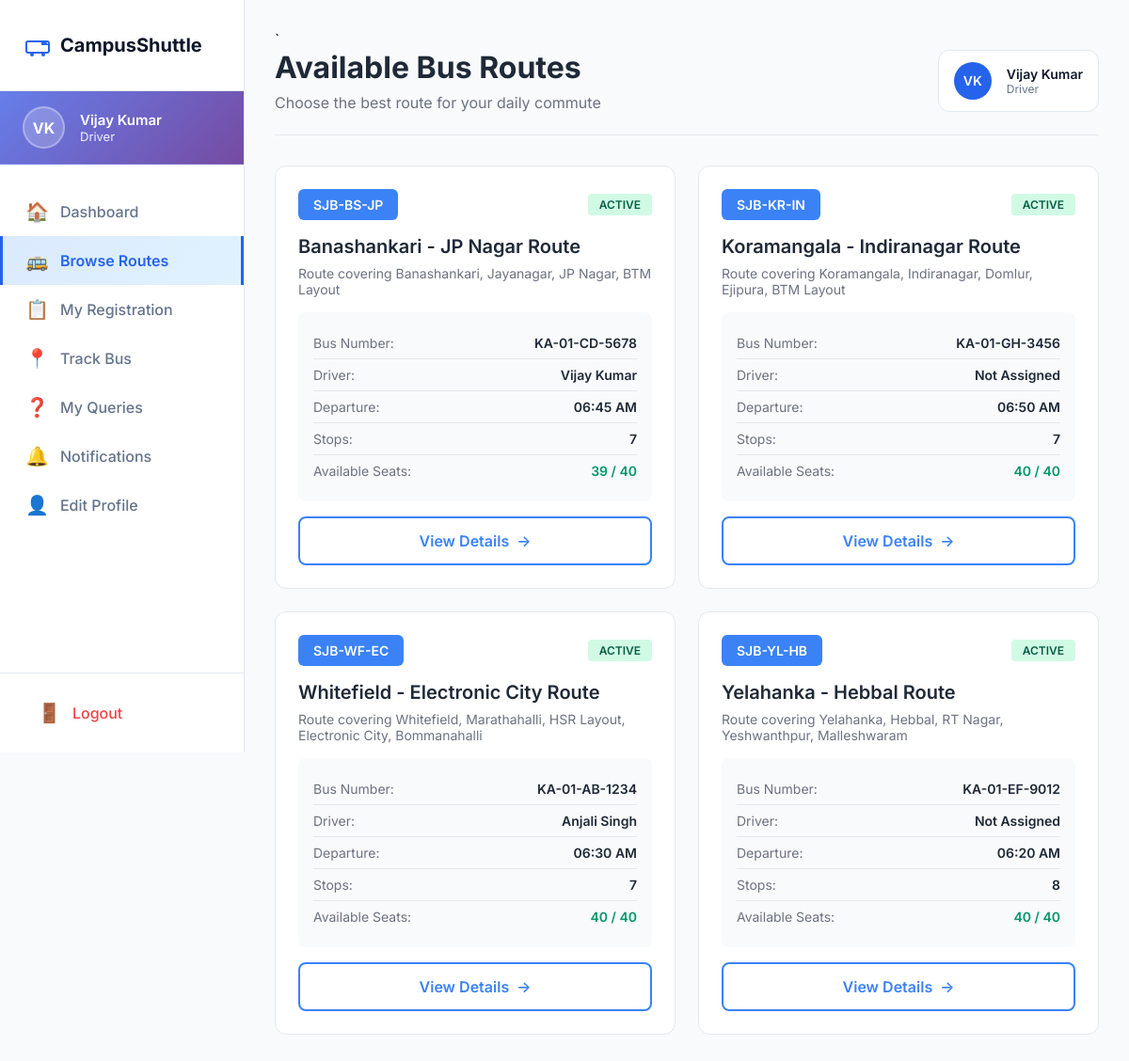
Screenshot of /routes/ (signed in) with the database file from the repository.
### core/models.py (models this page shows, shortened)
class User(AbstractUser):
    ROLE_CHOICES = [
        ('admin', 'Admin'),
        ('driver', 'Driver'),
        ('student', 'Student'),
    ]
    GENDER_CHOICES = [
        ('male', 'Male'),
        ('female', 'Female'),
        ('other', 'Other'),
    ]
    role = models.CharField(max_length=10, choices=ROLE_CHOICES, default='student')
    usn = models.CharField(max_length=20, unique=True, null=True, blank=True, verbose_name='USN')
    emp_no = models.CharField(max_length=20, unique=True, null=True, blank=True, verbose_name='Employee Number')
    phone_number = models.CharField(max_length=15, blank=True, null=True)
    gender = models.CharField(max_length=10, choices=GENDER_CHOICES, blank=True, null=True)
    profile_image = models.ImageField(upload_to='profiles/', blank=True, null=True)
    created_at = models.DateTimeField(auto_now_add=True)
    updated_at = models.DateTimeField(auto_now=True)
    groups = models.ManyToManyField(
        'auth.Group',
        verbose_name='groups',
        blank=True,
        help_text='The groups this user belongs to.',
        related_name='custom_user_set',
        related_query_name='custom_user',
    )
    user_permissions = models.ManyToManyField(
        'auth.Permission',
        verbose_name='user permissions',
        blank=True,
        help_text='Specific permissions for this user.',
        related_name='custom_user_set',
        related_query_name='custom_user',
    )
    class Meta:
        ordering = ['-created_at']

class BusRoute(models.Model):
    STATUS_CHOICES = [
        ('active', 'Active'),
        ('inactive', 'Inactive'),
        ('maintenance', 'Under Maintenance'),
    ]
    name = models.CharField(max_length=100, help_text="Route name (e.g., Route 1 - North Bangalore)")
    route_number = models.CharField(max_length=10, unique=True, help_text="Unique route identifier")
    description = models.TextField(blank=True)
    bus_number = models.CharField(max_length=20, help_text="Bus registration number")
    capacity = models.IntegerField(default=40, validators=[MinValueValidator(1)])
    driver = models.OneToOneField(User, on_delete=models.SET_NULL, null=True, blank=True,
                                  related_name='assigned_route', limit_choices_to={'role': 'driver'})
    status = models.CharField(max_length=20, choices=STATUS_CHOICES, default='active')
    departure_time = models.TimeField(help_text="Departure time from SJB Institute")
    arrival_time = models.TimeField(help_text="Expected arrival time at SJB Institute")
    created_at = models.DateTimeField(auto_now_add=True)
    updated_at = models.DateTimeField(auto_now=True)
    def get_total_stops(self):
        return self.stops.count()
    def get_registered_students_count(self):
        return self.registrations.filter(status='active').count()
    def get_available_seats(self):
        return self.capacity - self.get_registered_students_count()
    class Meta:
        ordering = ['route_number']

### core/views.py (the view, shortened to what this page needs)
# urls.py: path('routes/', views.routes_list, name='routes_list'),
@login_required
def routes_list(request):
    routes = BusRoute.objects.filter(status='active').prefetch_related('stops')
    user_registration = None
    context = {
        'routes': routes,
        'user': request.user,
        'user_registration': user_registration,
    }
    return render(request, 'core/routes_list.html', context)

### core/templates/core/routes_list.html (shortened to what this page needs)
{% load static %}
<!DOCTYPE html>
<html lang="en">
<head>
    <link rel="stylesheet" href="{% static 'core/css/dashboard.css' %}">
</head>
<body>
        <div class="dashboard-container">
        <aside class="sidebar">
            <div class="sidebar-header">
                <span class="brand-name">CampusShuttle</span>
            </div>
            <div class="sidebar-profile">
                {% if user.profile_image %}
                    <img src="{{ user.profile_image.url }}" alt="Profile" class="sidebar-avatar-img">
                {% else %}
                    <div class="sidebar-avatar">{{ user.first_name.0 }}{{ user.last_name.0 }}</div>
                {% endif %}
                <div class="sidebar-user-info">
                    <div class="sidebar-user-name">{{ user.get_full_name }}</div>
                    <div class="sidebar-user-role">{{ user.get_role_display }}</div>
                </div>
            </div>
            <nav class="sidebar-nav">
                <a href="{% url 'core:dashboard' %}" class="nav-item">
                    <span class="nav-icon">🏠</span>
                    <span>Dashboard</span>
                </a>
                <a href="{% url 'core:routes_list' %}" class="nav-item active">
                    <span class="nav-icon">🚌</span>
                    <span>Browse Routes</span>
                </a>
                <a href="{% url 'core:my_registration' %}" class="nav-item">
                    <span class="nav-icon">📋</span>
                    <span>My Registration</span>
                </a>
                <a href="{% url 'core:track_bus' %}" class="nav-item">
                    <span class="nav-icon">📍</span>
                    <span>Track Bus</span>
                </a>
                <a href="{% url 'core:student_queries' %}" class="nav-item">
                    <span class="nav-icon">❓</span>
                    <span>My Queries</span>
                </a>
                <a href="{% url 'core:notifications_list' %}" class="nav-item">
                    <span class="nav-icon">🔔</span>
                    <span>Notifications</span>
                </a>
                <a href="{% url 'core:edit_profile' %}" class="nav-item">
                    <span class="nav-icon">👤</span>
                    <span>Edit Profile</span>
                </a>
            </nav>
            <div class="sidebar-footer">
                <a href="{% url 'core:logout' %}" class="logout-btn">
                    <span class="nav-icon">🚪</span>
                    <span>Logout</span>
                </a>
            </div>
        </aside>
        <main class="main-content">`
            <header class="page-header">
                <div class="header-left">
                    <div>
                        <h1>Available Bus Routes</h1>
                        <p>Choose the best route for your daily commute</p>
                    </div>
                </div>
                <div class="header-right">
                    <div class="user-profile">
                        {% if user.profile_image %}
                            <img src="{{ user.profile_image.url }}" alt="Profile" class="user-avatar-img">
                        {% else %}
                            <div class="user-avatar">{{ user.first_name.0 }}{{ user.last_name.0 }}</div>
                        {% endif %}
                        <div class="user-info">
                            <span class="user-name">{{ user.get_full_name }}</span>
                            <span class="user-role">{{ user.get_role_display }}</span>
                        </div>
                    </div>
                </div>
            </header>
            <div class="routes-grid">
                {% for route in routes %}
                <div class="route-card">
                    <div class="route-header">
                        <div class="route-badge">{{ route.route_number }}</div>
                        <div class="route-status {{ route.status }}">{{ route.get_status_display }}</div>
                    </div>
                    <h3 class="route-name">{{ route.name }}</h3>
                    <p class="route-description">{{ route.description }}</p>
                    <div class="route-info">
                        <div class="info-item">
                            <span class="label">Bus Number:</span>
                            <span class="value">{{ route.bus_number }}</span>
                        </div>
                        <div class="info-item">
                            <span class="label">Driver:</span>
                            <span class="value">{{ route.driver.get_full_name|default:"Not Assigned" }}</span>
                        </div>
                        <div class="info-item">
                            <span class="label">Departure:</span>
                            <span class="value">{{ route.departure_time|time:"h:i A" }}</span>
                        </div>
                        <div class="info-item">
                            <span class="label">Stops:</span>
                            <span class="value">{{ route.get_total_stops }}</span>
                        </div>
                        <div class="info-item">
                            <span class="label">Available Seats:</span>
                            <span class="value seats-{{ route.get_available_seats|yesno:'available,limited,full' }}">
                                {{ route.get_available_seats }} / {{ route.capacity }}
                            </span>
                        </div>
                    </div>
                    <a href="{% url 'core:route_detail' route.id %}" class="btn-secondary">
                        <span>View Details</span>
                        <span class="detail-arrow">→</span>
                    </a>
                </div>
                {% empty %}
                <div class="empty-state">
                    <p>No routes available at the moment.</p>
                </div>
                {% endfor %}
            </div>
        </main>
    </div>
</body>
</html>

### core/static/core/css/dashboard.css (style rules this page uses)
:root { --primary-color: #2563eb; --primary-dark: #1e40af; --secondary-color: #64748b; --background: #f8fafc; --surface: #ffffff; --text-primary: #0f172a; --text-secondary: #64748b; --border-color: #e2e8f0; --success-color: #10b981; --warning-color: #f59e0b; --error-color: #ef4444; --info-color: #3b82f6; --sidebar-width: 260px; --hover-bg: #f1f5f9; --active-bg: #eff6ff; --card-shadow: 0 1px 3px rgba(0, 0, 0, 0.1); }
* { margin: 0; padding: 0; box-sizing: border-box; }
body { font-family: 'Inter', -apple-system, BlinkMacSystemFont, 'Segoe UI', sans-serif; background: var(--background); color: var(--text-primary); }
.dashboard-container { min-height: 100vh; }
.sidebar { background: var(--surface); border-right: 1px solid var(--border-color); display: flex; flex-direction: column; position: fixed; top: 0; left: 0; width: var(--sidebar-width); height: 100vh; overflow-y: auto; z-index: 1000; }
.sidebar-header { padding: 2rem 1.5rem; display: flex; align-items: center; gap: 0.5rem; border-bottom: 1px solid var(--border-color); }
.logo-icon { color: var(--primary-color); }
.brand-name { font-size: 1.25rem; font-weight: 700; color: var(--text-primary); }
.sidebar-nav { flex: 1; padding: 1.5rem 0; }
.nav-item { display: flex; align-items: center; gap: 0.75rem; padding: 0.875rem 1.5rem; color: var(--text-secondary); text-decoration: none; transition: all 0.2s ease; font-weight: 500; }
.nav-item.active { background: var(--active-bg); color: var(--primary-color); border-right: 3px solid var(--primary-color); }
.nav-icon, .icon { font-size: 1.25rem; }
.sidebar-footer { border-top: 1px solid var(--border-color); padding: 1rem; }
.logout-btn { display: flex; align-items: center; gap: 0.75rem; padding: 0.875rem 1.5rem; color: var(--error-color); text-decoration: none; border-radius: 0.5rem; transition: all 0.2s ease; font-weight: 500; }
.main-content { margin-left: var(--sidebar-width); padding: 2rem; min-height: 100vh; width: calc(100% - var(--sidebar-width)); }
.header-left h1 { font-size: 1.875rem; font-weight: 700; margin-bottom: 0.25rem; }
.header-left p { color: var(--text-secondary); }
.user-profile { display: flex; align-items: center; gap: 1rem; background: var(--surface); padding: 0.75rem 1rem; border-radius: 0.75rem; border: 1px solid var(--border-color); }
.user-avatar { width: 2.5rem; height: 2.5rem; border-radius: 50%; background: var(--primary-color); color: white; display: flex; align-items: center; justify-content: center; font-weight: 600; font-size: 0.875rem; flex-shrink: 0; }
.user-info { display: flex; flex-direction: column; }
.user-name { font-weight: 600; font-size: 0.875rem; }
.user-role { font-size: 0.75rem; color: var(--text-secondary); }
.sidebar-profile { display: flex; align-items: center; gap: 1rem; padding: 1rem 1.5rem; background: linear-gradient(135deg, #667eea 0%, #764ba2 100%); color: white; border-bottom: 1px solid rgba(255, 255, 255, 0.1); }
.sidebar-avatar, .sidebar-avatar-img { width: 45px; height: 45px; border-radius: 50%; flex-shrink: 0; }
.sidebar-avatar { background: rgba(255, 255, 255, 0.2); display: flex; align-items: center; justify-content: center; font-weight: 700; font-size: 1rem; border: 2px solid rgba(255, 255, 255, 0.3); }
.sidebar-user-info { flex: 1; overflow: hidden; }
.sidebar-user-name { font-weight: 600; font-size: 0.938rem; white-space: nowrap; overflow: hidden; text-overflow: ellipsis; }
.sidebar-user-role { font-size: 0.813rem; opacity: 0.9; white-space: nowrap; overflow: hidden; text-overflow: ellipsis; }

### rows the page displays
User: first_name.0 "V", last_name.0 "K", get_full_name "Vijay Kumar", role "Driver"
BusRoute: route_number "SJB-BS-JP", status "ACTIVE", name "Banashankari - JP Nagar Route", description "Route covering Banashankari, Jayanagar, JP Nagar, BTM Layout", bus_number "KA-01-CD-5678", driver.get_full_name "Vijay Kumar", departure_time "06:45 AM", get_total_stops "7", get_available_seats "39", capacity "40"
BusRoute: route_number "SJB-KR-IN", status "ACTIVE", name "Koramangala - Indiranagar Route", description "Route covering Koramangala, Indiranagar, Domlur, Ejipura, BTM Layout", bus_number "KA-01-GH-3456", driver.get_full_name "Not Assigned", departure_time "06:50 AM", get_total_stops "7", get_available_seats "40", capacity "40"
BusRoute: route_number "SJB-WF-EC", status "ACTIVE", name "Whitefield - Electronic City Route", description "Route covering Whitefield, Marathahalli, HSR Layout, Electronic City, Bommanahalli", bus_number "KA-01-AB-1234", driver.get_full_name "Anjali Singh", departure_time "06:30 AM", get_total_stops "7", get_available_seats "40", capacity "40"
BusRoute: route_number "SJB-YL-HB", status "ACTIVE", name "Yelahanka - Hebbal Route", description "Route covering Yelahanka, Hebbal, RT Nagar, Yeshwanthpur, Malleshwaram", bus_number "KA-01-EF-9012", driver.get_full_name "Not Assigned", departure_time "06:20 AM", get_total_stops "8", get_available_seats "40", capacity "40"
